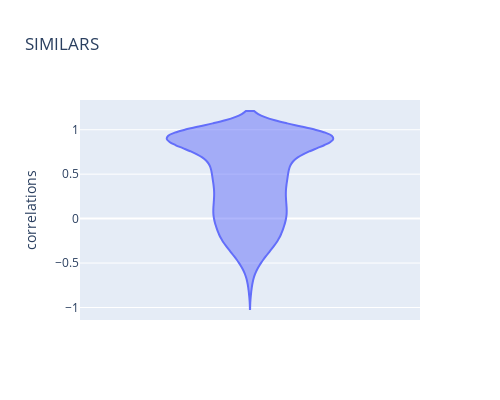
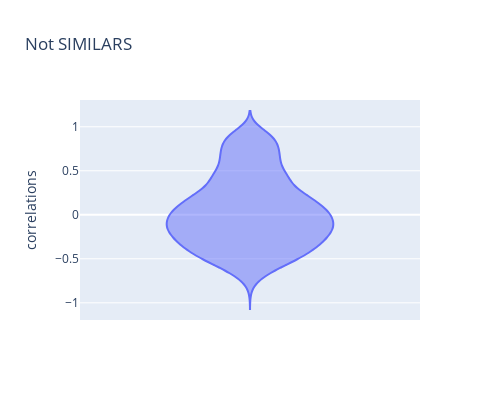

The notebook cell saved with these charts, in order:
### Markdown cell above
### Okay. now we plot the distributions of similarities divided into classes. first, those pairs that are already know to be similar. Second those that are not.

### Code cell
choice=np.random.choice(cos_sim_f_flatten1.shape[0], 2048)
cos_sim_f_flatten1=cos_sim_f_flatten1[choice]
cos_sim_f_flatten1=pd.DataFrame(cos_sim_f_flatten1,columns=['correlations'])
fig=px.violin(cos_sim_f_flatten1, y='correlations',width=500, height=400,title="SIMILARS")
fig.show()


choice=np.random.choice(cos_sim_f_flatten0.shape[0], 2048)
cos_sim_f_flatten0=cos_sim_f_flatten0[choice]
cos_sim_f_flatten0=pd.DataFrame(cos_sim_f_flatten0,columns=['correlations'])
fig=px.violin(cos_sim_f_flatten0, y='correlations',width=500, height=400,title="Not SIMILARS")
fig.show()

### Figure 1 — Plotly figure (JSON) as saved in the notebook; plotly's stock layout.template omitted (floating-point values rounded to 4 significant figures; data arrays with more than 128 entries replaced by an {"elided": "..."} marker saying what was removed)
{"data": [{"alignmentgroup": "True", "box": {"visible": false}, "hovertemplate": "correlations=%{y}<extra></extra>", "legendgroup": "", "marker": {"color": "#636efa"}, "name": "", "offsetgroup": "", "orientation": "v", "scalegroup": "True", "showlegend": false, "type": "violin", "x0": " ", "xaxis": "x", "y": {"elided": "2048 float values"}, "y0": " ", "yaxis": "y"}], "layout": {"height": 400, "legend": {"tracegroupgap": 0}, "title": {"text": "SIMILARS"}, "violinmode": "group", "width": 500, "xaxis": {"anchor": "y", "domain": [0, 1]}, "yaxis": {"anchor": "x", "domain": [0, 1], "title": {"text": "correlations"}}}}

### Figure 2 — Plotly figure (JSON) as saved in the notebook; plotly's stock layout.template omitted (floating-point values rounded to 4 significant figures; data arrays with more than 128 entries replaced by an {"elided": "..."} marker saying what was removed)
{"data": [{"alignmentgroup": "True", "box": {"visible": false}, "hovertemplate": "correlations=%{y}<extra></extra>", "legendgroup": "", "marker": {"color": "#636efa"}, "name": "", "offsetgroup": "", "orientation": "v", "scalegroup": "True", "showlegend": false, "type": "violin", "x0": " ", "xaxis": "x", "y": {"elided": "2048 float values"}, "y0": " ", "yaxis": "y"}], "layout": {"height": 400, "legend": {"tracegroupgap": 0}, "title": {"text": "Not SIMILARS"}, "violinmode": "group", "width": 500, "xaxis": {"anchor": "y", "domain": [0, 1]}, "yaxis": {"anchor": "x", "domain": [0, 1], "title": {"text": "correlations"}}}}
